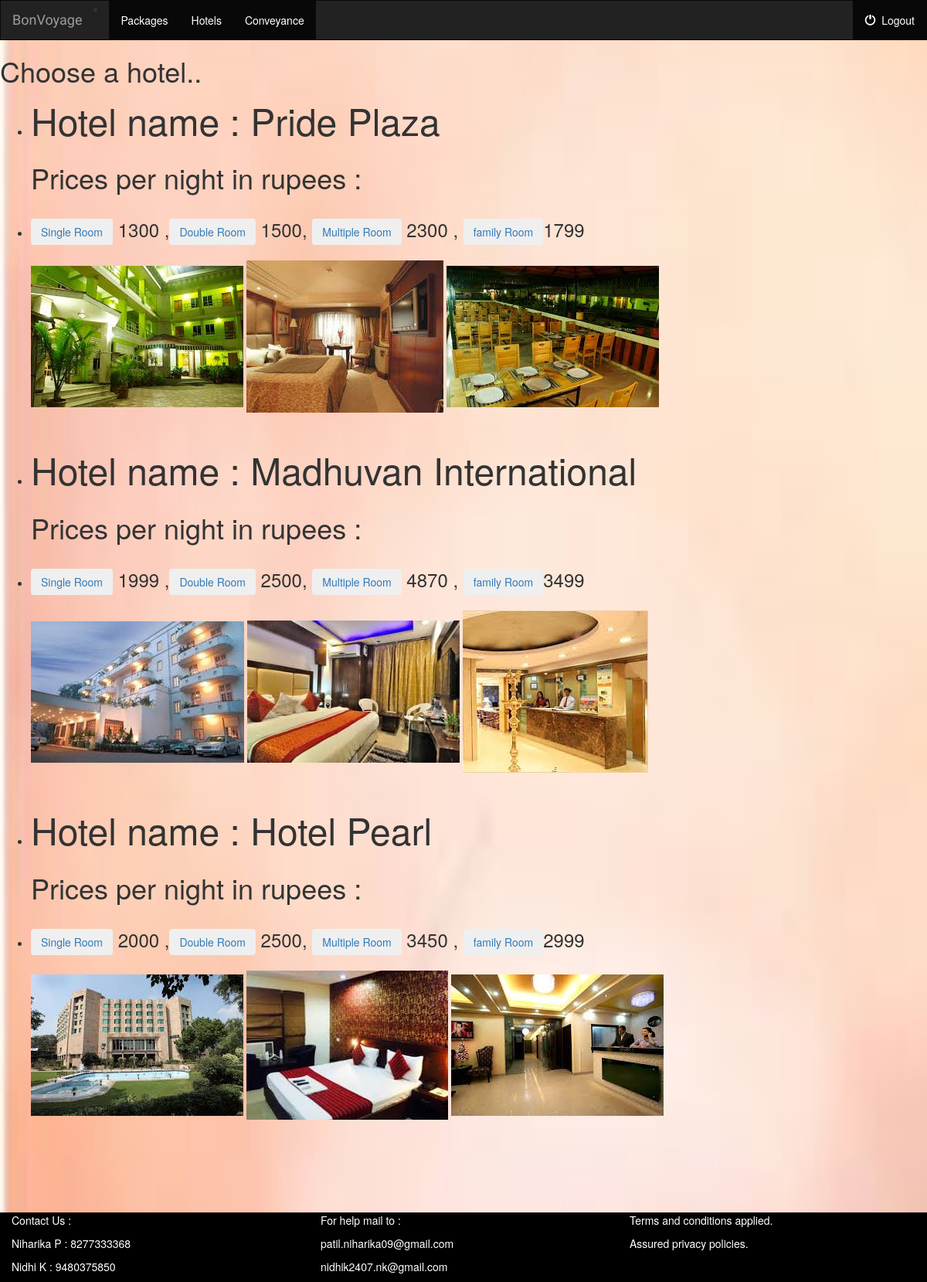
The app's page /hotels/8/ with its own data.
### hotels/models.py (models this page shows, shortened)
class accommodation(models.Model):
    cid=models.ForeignKey(cities,on_delete=models.CASCADE)
    hname=models.CharField(max_length=100)
    single=models.CharField(max_length=5)
    double=models.CharField(max_length=5)
    family=models.CharField(max_length=5)
    multiple=models.CharField(max_length=5)
    sno=models.IntegerField(default=5)
    dno=models.IntegerField(default=5)
    fno=models.IntegerField(default=5)
    mno=models.IntegerField(default=5)
    img1=models.CharField(max_length=2000,default="/static/hotels/images/20-seater.jpg")
    img2=models.CharField(max_length=2000,default="/static/hotels/images/20-seater.jpg")
    img3=models.CharField(max_length=2000,default="/static/hotels/images/20-seater.jpg")

### hotels/views.py (the view)
# urls.py: url(r'^(?P<cities_id>[0-9]+)/$',views.details2,name='details2'),
def details2(request, cities_id):
     p = get_object_or_404(cities, pk=cities_id)
     global index
     index=cities_id
     return render(request, 'hotels/details2.html', {'p': p})

### hotels/templates/hotels/details2.html
{%  extends 'packages/base.html' %}
{% load staticfiles %}
{% load static %}
{% block body %}
    <h1> Choose a hotel..</h1>
    <ul>
        {%  for q in p.accommodation_set.all %}
            <li><font size="7">Hotel name : {{ q.hname }}</font></li>
            <h1>Prices per night in rupees : </h1><br>
        <li><font size="5"><a href="/hotels/{{q.hname}}/singleroom" ><button type="button" class="btn"> Single Room </button></a> {{ q.single }} ,<a href="/hotels/{{q.hname}}/doubleroom" ><button type="button" class="btn"> Double Room </button></a>  {{ q.double }}, <a href="/hotels/{{q.hname}}/multipleroom" ><button type="button" class="btn"> Multiple Room </button></a> {{ q.multiple }} , <a href="/hotels/{{q.hname}}/familyroom" ><button type="button" class="btn"> family Room </button></a>{{ q.family }} </font></li>
            <br>
            <img src ="{{ q.img1 }}">
            <img src ="{{ q.img2 }}">
            <img src ="{{ q.img3 }}">
            <br>
            <br>
            <br>
        {% endfor %}
    </ul>
<br>
<br>
<br>
<br>
<br>
<br>
<br>
<br>
{% endblock %}

### packages/static/packages/style.css (style rules this page uses)
body { background: white; }

### packages/templates/packages/base.html (style rules this page uses)
body { background-image: url('/static/packages/images/bbb.jpg'); background-size: 100% 100%; background-repeat: no-repeat; }

### records on screen
accommodation: hname "Pride Plaza", single "1300", double "1500", multiple "2300", family "1799", img1 (picture), img2 (picture), img3 (picture)
accommodation: hname "Madhuvan International", single "1999", double "2500", multiple "4870", family "3499", img1 (picture), img2 (picture), img3 (picture)
accommodation: hname "Hotel Pearl", single "2000", double "2500", multiple "3450", family "2999", img1 (picture), img2 (picture), img3 (picture)
